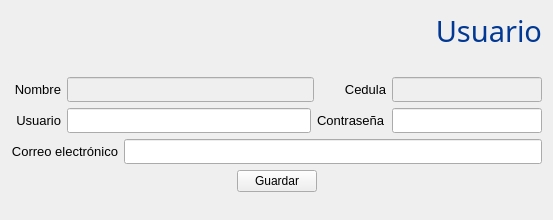
<?xml version="1.0" encoding="UTF-8"?>
<ui version="4.0">
 <class>usuario</class>
 <widget class="QWidget" name="usuario">
  <property name="geometry">
   <rect>
    <x>0</x>
    <y>0</y>
    <width>553</width>
    <height>220</height>
   </rect>
  </property>
  <property name="windowTitle">
   <string>ADMINISTRACION</string>
  </property>
  <property name="windowIcon">
   <iconset resource="icons.qrc">
    <normaloff>:/new/prefix1/iconos/esfera48.png</normaloff>:/new/prefix1/iconos/esfera48.png</iconset>
  </property>
  <layout class="QVBoxLayout" name="verticalLayout">
   <item>
    <widget class="QLabel" name="label_6">
     <property name="font">
      <font>
       <family>Gill Sans MT</family>
       <pointsize>22</pointsize>
       <weight>50</weight>
       <italic>false</italic>
       <bold>false</bold>
      </font>
     </property>
     <property name="styleSheet">
      <string notr="true">font: 22pt &quot;Gill Sans MT&quot;;
color: rgb(00,56,147);</string>
     </property>
     <property name="text">
      <string>Usuario</string>
     </property>
     <property name="alignment">
      <set>Qt::AlignRight|Qt::AlignTrailing|Qt::AlignVCenter</set>
     </property>
    </widget>
   </item>
   <item>
    <spacer name="verticalSpacer">
     <property name="orientation">
      <enum>Qt::Vertical</enum>
     </property>
     <property name="sizeType">
      <enum>QSizePolicy::Fixed</enum>
     </property>
     <property name="sizeHint" stdset="0">
      <size>
       <width>20</width>
       <height>20</height>
      </size>
     </property>
    </spacer>
   </item>
   <item>
    <layout class="QHBoxLayout" name="horizontalLayout_2">
     <item>
      <widget class="QLabel" name="label_3">
       <property name="minimumSize">
        <size>
         <width>50</width>
         <height>0</height>
        </size>
       </property>
       <property name="font">
        <font>
         <family>Segoe UI</family>
         <pointsize>10</pointsize>
        </font>
       </property>
       <property name="text">
        <string>Nombre</string>
       </property>
       <property name="alignment">
        <set>Qt::AlignRight|Qt::AlignTrailing|Qt::AlignVCenter</set>
       </property>
      </widget>
     </item>
     <item>
      <widget class="QLineEdit" name="nombre">
       <property name="enabled">
        <bool>false</bool>
       </property>
       <property name="minimumSize">
        <size>
         <width>0</width>
         <height>25</height>
        </size>
       </property>
       <property name="maximumSize">
        <size>
         <width>254</width>
         <height>16777215</height>
        </size>
       </property>
       <property name="font">
        <font>
         <family>Segoe UI</family>
         <pointsize>9</pointsize>
        </font>
       </property>
      </widget>
     </item>
     <item>
      <widget class="QLabel" name="label_4">
       <property name="minimumSize">
        <size>
         <width>66</width>
         <height>0</height>
        </size>
       </property>
       <property name="font">
        <font>
         <family>Segoe UI</family>
         <pointsize>10</pointsize>
        </font>
       </property>
       <property name="text">
        <string>Cedula</string>
       </property>
       <property name="alignment">
        <set>Qt::AlignRight|Qt::AlignTrailing|Qt::AlignVCenter</set>
       </property>
      </widget>
     </item>
     <item>
      <widget class="QLineEdit" name="cedula">
       <property name="enabled">
        <bool>false</bool>
       </property>
       <property name="minimumSize">
        <size>
         <width>0</width>
         <height>25</height>
        </size>
       </property>
       <property name="maximumSize">
        <size>
         <width>150</width>
         <height>16777215</height>
        </size>
       </property>
       <property name="font">
        <font>
         <family>Segoe UI</family>
         <pointsize>9</pointsize>
        </font>
       </property>
      </widget>
     </item>
    </layout>
   </item>
   <item>
    <layout class="QHBoxLayout" name="horizontalLayout">
     <item>
      <widget class="QLabel" name="label">
       <property name="minimumSize">
        <size>
         <width>50</width>
         <height>0</height>
        </size>
       </property>
       <property name="font">
        <font>
         <family>Segoe UI</family>
         <pointsize>10</pointsize>
        </font>
       </property>
       <property name="text">
        <string>Usuario</string>
       </property>
       <property name="alignment">
        <set>Qt::AlignRight|Qt::AlignTrailing|Qt::AlignVCenter</set>
       </property>
      </widget>
     </item>
     <item>
      <widget class="QLineEdit" name="username">
       <property name="minimumSize">
        <size>
         <width>0</width>
         <height>25</height>
        </size>
       </property>
       <property name="font">
        <font>
         <family>Segoe UI</family>
         <pointsize>9</pointsize>
        </font>
       </property>
      </widget>
     </item>
     <item>
      <widget class="QLabel" name="label_2">
       <property name="font">
        <font>
         <family>Segoe UI</family>
         <pointsize>10</pointsize>
        </font>
       </property>
       <property name="text">
        <string>Contraseña</string>
       </property>
      </widget>
     </item>
     <item>
      <widget class="QLineEdit" name="passwd">
       <property name="minimumSize">
        <size>
         <width>0</width>
         <height>25</height>
        </size>
       </property>
       <property name="maximumSize">
        <size>
         <width>150</width>
         <height>16777215</height>
        </size>
       </property>
       <property name="font">
        <font>
         <family>Segoe UI</family>
         <pointsize>9</pointsize>
        </font>
       </property>
      </widget>
     </item>
    </layout>
   </item>
   <item>
    <layout class="QHBoxLayout" name="horizontalLayout_3">
     <item>
      <widget class="QLabel" name="label_5">
       <property name="font">
        <font>
         <family>Segoe UI</family>
         <pointsize>10</pointsize>
        </font>
       </property>
       <property name="text">
        <string>Correo electrónico</string>
       </property>
       <property name="alignment">
        <set>Qt::AlignRight|Qt::AlignTrailing|Qt::AlignVCenter</set>
       </property>
      </widget>
     </item>
     <item>
      <widget class="QLineEdit" name="email">
       <property name="minimumSize">
        <size>
         <width>0</width>
         <height>25</height>
        </size>
       </property>
       <property name="font">
        <font>
         <family>Segoe UI</family>
         <pointsize>9</pointsize>
        </font>
       </property>
      </widget>
     </item>
    </layout>
   </item>
   <item>
    <layout class="QHBoxLayout" name="horizontalLayout_4">
     <item>
      <spacer name="horizontalSpacer">
       <property name="orientation">
        <enum>Qt::Horizontal</enum>
       </property>
       <property name="sizeHint" stdset="0">
        <size>
         <width>40</width>
         <height>20</height>
        </size>
       </property>
      </spacer>
     </item>
     <item>
      <widget class="QPushButton" name="guardar">
       <property name="font">
        <font>
         <family>Segoe UI</family>
         <pointsize>9</pointsize>
        </font>
       </property>
       <property name="text">
        <string>Guardar</string>
       </property>
      </widget>
     </item>
     <item>
      <spacer name="horizontalSpacer_2">
       <property name="orientation">
        <enum>Qt::Horizontal</enum>
       </property>
       <property name="sizeHint" stdset="0">
        <size>
         <width>40</width>
         <height>20</height>
        </size>
       </property>
      </spacer>
     </item>
    </layout>
   </item>
   <item>
    <spacer name="verticalSpacer_2">
     <property name="orientation">
      <enum>Qt::Vertical</enum>
     </property>
     <property name="sizeHint" stdset="0">
      <size>
       <width>20</width>
       <height>40</height>
      </size>
     </property>
    </spacer>
   </item>
  </layout>
 </widget>
 <resources>
  <include location="icons.qrc"/>
 </resources>
 <connections/>
</ui>
